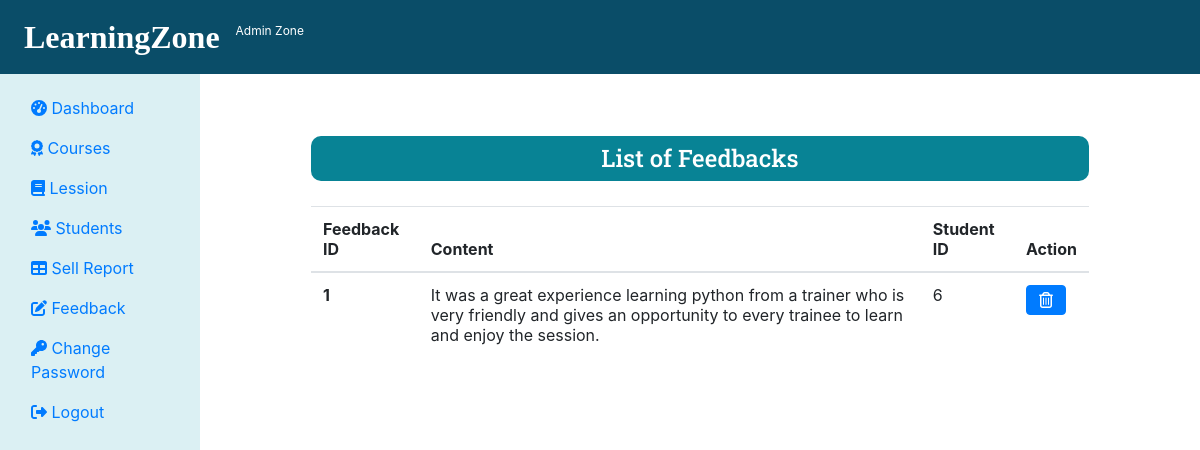
The page /admin/feedback.php (signed in) on the database its author committed.
### tables this page shows
CREATE TABLE `feedback` (
  `f_id` int(11) NOT NULL,
  `f_content` text NOT NULL,
  `stu_id` int(11) NOT NULL
);

### admin/feedback.php (the view, shortened to what this page needs)
<?php
    include("../Admin-Includes/header.php");
?>
<body>
    <?php
    include("../Admin-Includes/navbar_admin.php");
    ?>
    <div class="container-fluid mb-5" style="margin-top:40px;">
        <div class="row">
            <?php
            include("../Admin-Includes/sidebar_admin.php");
            ?>
            <div class="col-sm-10 mt-5">
                <div class="row mx-5 text-center">
                    <div class="mx-5 mt-5 text-center" style="width: 100%;">
                        <h4 class="text-white p-2 txt-banner titleStyle">List of Feedbacks</h4>
                        <?php
                        $sql = "SELECT * FROM feedback";
                        $result = $con->query($sql);
                        if ($result->num_rows > 0) {
                        ?>
                            <table class="table">
                                <thead>
                                    <tr>
                                        <th scope="col">Feedback ID</th>
                                        <th scope="col">Content</th>
                                        <th scope="col">Student ID</th>
                                        <th scope="col">Action</th>
                                    </tr>
                                </thead>
                                <tbody>
                                    <?php while ($row = $result->fetch_assoc()) {
                                        echo '<tr>';
                                        echo   '<th scope="row">' . $row['f_id'] . '</th>';
                                        echo    '<td>' . $row['f_content'] . '</td>';
                                        echo    '<td>' . $row['stu_id'] . '</td>';
                                        echo    '<td>';
                                        echo    '<form action="" method="post" class="d-inline">
                                        <input type="hidden" name="id" value='. $row["f_id"].'>
                                                    <button
                                                    type="submit"
                                                    class="btn btn-primary"
                                                    name="delete"
                                                    value="delete">
                                                    <i class="far fa-trash-alt"></i>
                                                </button>
                                                </form>';
                                        echo '</td>';
                                        echo '</tr>';
                                    } ?>
                                </tbody>
                            </table>
                        <?php } else {
                            echo "0 Result";
                        }
                        ?>
                    </div>
                </div>
            </div>
        </div>
    </div>
</body>
</html>

### css/adminstyle.css (style rules this page uses)
.txt-banner { background-color: #088395; border-radius: 10px; color: white; }
.titleStyle { font-family: "Roboto Slab", serif; margin-bottom: 25px; }

### rows shown on the page
feedback: f_id "1", f_content "It was a great experience learning python from a trainer who is very friendly and gives an opportunity to every trainee to learn and enjoy the session.", stu "6"
